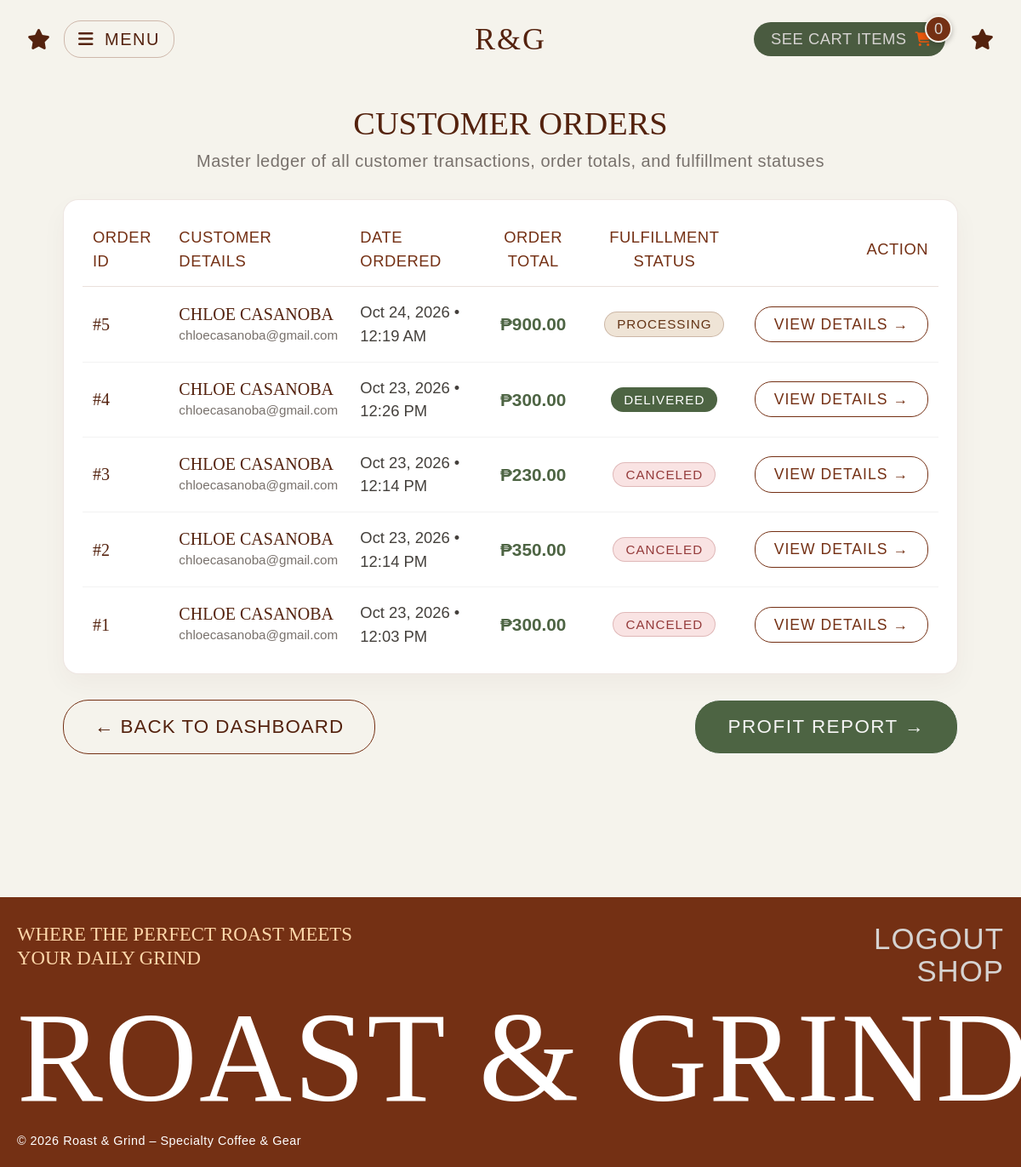
The app's page /admin/orders.php (signed in) with its own data.
### tables this page shows
CREATE TABLE `orders` (
  `order_id` int(11) NOT NULL,
  `user_id` int(11) NOT NULL,
  `order_date` timestamp NOT NULL DEFAULT current_timestamp(),
  `payment_method` varchar(30) NOT NULL,
  `status` enum('Pending','Processing','Shipped','Delivered','Canceled') NOT NULL DEFAULT 'Pending'
);

### admin/orders.php (the view, shortened to what this page needs)
<?php
require_once "../includes/admin_check.php";
require_once "../includes/config.php";
$sql = "SELECT order_id, order_date, order_status, customer_email, customer_name,
               unit_price, quantity
        FROM view_order_transaction_details
        ORDER BY order_date DESC, order_id DESC, order_item_id ASC";
$result = mysqli_query($conn, $sql);
$orders = [];
while ($r = mysqli_fetch_assoc($result)) {
    $id = $r['order_id'];
    if (!isset($orders[$id])) {
        $orders[$id] = [
            'order_id'   => $id,
            'order_date' => $r['order_date'],
            'status'     => $r['order_status'],
            'email'      => $r['customer_email'],
            'name'       => trim($r['customer_name'] ?? ''),
            'total'      => 0
        ];
    }
    $orders[$id]['total'] += $r['unit_price'] * $r['quantity'];
}
require_once "../includes/header.php";
?>
<div class="admin-orders-wrapper">
    <h1 class="admin-orders-title">Customer Orders</h1>
    <p class="admin-orders-subtitle">Master ledger of all customer transactions, order totals, and fulfillment statuses</p>
    <div class="admin-orders-box">
        <table class="dashboard-table">
            <thead>
                <tr>
                    <th class="text-start">Order ID</th>
                    <th class="text-start">Customer Details</th>
                    <th class="text-start">Date Ordered</th>
                    <th class="text-center">Order Total</th>
                    <th class="text-center">Fulfillment Status</th>
                    <th class="text-end">Action</th>
                </tr>
            </thead>
            <tbody>
                <?php foreach ($orders as $o): ?>
                    <tr>
                        <td>
                            <span class="order-id-tag">#<?= $o['order_id']; ?></span>
                        </td>
                        <?php $name = $o['name']; ?>
                        <td>
                            <div class="admin-customer-name">
                                <?= htmlspecialchars($name !== '' ? $name : ($o['email'] ?? 'Unknown Customer')); ?>
                            </div>
                            <?php if ($name !== ''): ?>
                                <span class="admin-customer-email"><?= htmlspecialchars($o['email'] ?? ''); ?></span>
                            <?php endif; ?>
                        </td>
                        <td><?= date('M j, Y • g:i A', strtotime($o['order_date'])); ?></td>
                        <td class="text-center" style="font-family: 'Alinore', sans-serif; font-size: 1.3rem; font-weight: bold; color: #4D6443;">
                            ₱<?= number_format($o['total'], 2); ?>
                        </td>
                        <td class="text-center">
                            <?= statusBadge($o['status']); ?>
                        </td>
                        <td class="text-end">
                            <a href="order_view.php?id=<?= $o['order_id']; ?>" class="admin-order-view-btn">
                                View Details &rarr;
                            </a>
                        </td>
                    </tr>
                <?php endforeach; ?>
            </tbody>
        </table>
    </div>
    <div class="dashboard-actions-bar">
        <a href="dashboard.php" class="dashboard-btn-outline">
            &larr; Back to Dashboard
        </a>
        <a href="profit.php" class="dashboard-btn-primary">
            Profit Report &rarr;
        </a>
    </div>
</div>
<?php require_once "../includes/footer.php"; ?>

### includes/admin_check.php (shortened to what this page needs)
<?php
function statusBadge($status)
{
    $colors = [
        'Pending'    => 'secondary',
        'Processing' => 'primary',
        'Shipped'    => 'info',
        'Delivered'  => 'success',
        'Canceled'   => 'danger'
    ];
    $color = $colors[$status] ?? 'dark';
    return '<span class="badge text-bg-' . $color . '">' . htmlspecialchars($status) . '</span>';
}

### records on screen
orders: order_id "4", email "CHLOE CASANOBA", email "chloecasanoba@gmail.com", order_date "Oct 23, 2026 • 12:26 PM", total "300.00", status "DELIVERED"
orders: order_id "3", email "CHLOE CASANOBA", email "chloecasanoba@gmail.com", order_date "Oct 23, 2026 • 12:14 PM", total "230.00", status "CANCELED"
orders: order_id "2", email "CHLOE CASANOBA", email "chloecasanoba@gmail.com", order_date "Oct 23, 2026 • 12:14 PM", total "350.00", status "CANCELED"
orders: order_id "1", email "CHLOE CASANOBA", email "chloecasanoba@gmail.com", order_date "Oct 23, 2026 • 12:03 PM", total "300.00", status "CANCELED"

### other values on screen
$cartCount "0"
$o['order_id'] "5"
$name !== '' ? $name : ($o['email'] ?? 'Unknown Customer') "CHLOE CASANOBA"
$o['email'] "chloecasanoba@gmail.com"
date('M j, Y • g:i A', strtotime($o['order_date'])) "Oct 24, 2026 • 12:19 AM"
$o['total'] "900.00"
